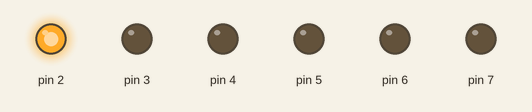
This sketch was run on a simulated Arduino Uno, built with avr-gcc and run on an emulated ATmega328P. Parts: output pins drawn as LEDs (lit = HIGH).

Above: at 0.5 s.
At 1.5 s:
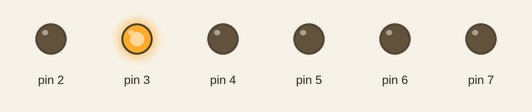
At 2.5 s:
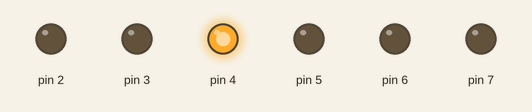
At 3.5 s:
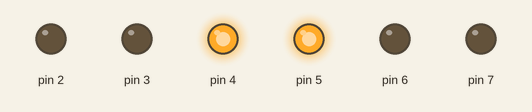
At 4.5 s:
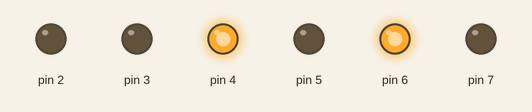
At 6.5 s:
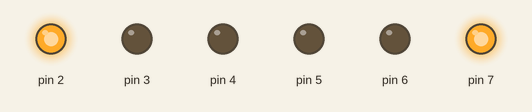
Timing chart, 0 to 7.8 s (numbered marks = the images above):
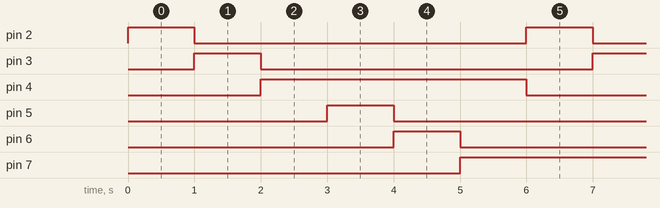

The sketch:

traffic-light.ino
```cpp
/*
 * Author: CADE WILLIAMS & ARMANDO CASTILLO
 * Date: 02/07/2022
 */
int BASE = 2;
int NUM = 6;
bool red_light[2] = {true, false};
void setup()
{
  for (int i = BASE; i < BASE + NUM; i ++)
  {
    pinMode(i, OUTPUT);
  }
}
void loop()
{
  for (int i = BASE; i < BASE + 3; i ++)
  {
    digitalWrite(i, HIGH);
    delay(1000);
    if (i != 4)
    {
      digitalWrite(i, LOW);
    }
    else
    {
      digitalWrite(7, LOW);
    }
  }

  for (int i = BASE + 3; i < BASE + NUM; i ++)
  {
    digitalWrite(i, HIGH);
    delay(1000);
    if (i != 7)
    {
      digitalWrite(i, LOW);
    }
    else
    {
      digitalWrite(4, LOW);
    }
  }
}
```

Measured:
- by itself, pin 2, pin 3, pin 5, pin 6: alternates HIGH for 1.0 s and LOW for 5.0 s
- by itself, pin 4, pin 7: alternates HIGH for 4.0 s and LOW for 2.0 s
